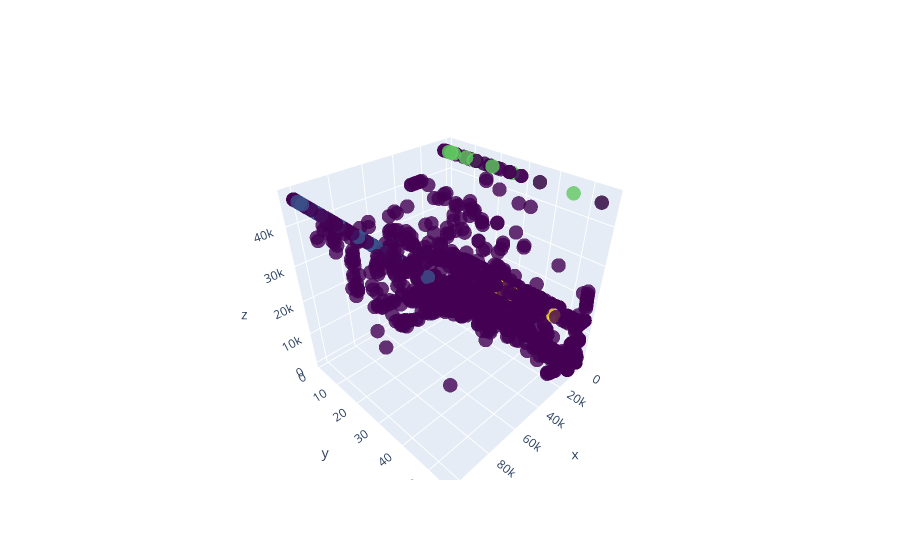

The notebook cell saved with this chart:
### Code cell
fig = go.Figure(data=go.Scatter3d(
    x=df_normalized.iloc[:, 0],
    y=df_normalized.iloc[:, 1],
    z=df_normalized.iloc[:, 2],
    mode='markers',
    marker=dict(
        size=5,
        color=labels_dbscan,  # set color to the DBSCAN labels
        colorscale='Viridis',
        opacity=0.8
    )
))

fig.show()

### Figure 1 — Plotly figure (JSON) as saved in the notebook; plotly's stock layout.template omitted (floating-point values rounded to 4 significant figures; data arrays with more than 128 entries replaced by an {"elided": "..."} marker saying what was removed)
{"data": [{"marker": {"color": {"elided": "2704 int values"}, "colorscale": [[0, "#440154"], [0.1111, "#482878"], [0.2222, "#3e4989"], [0.3333, "#31688e"], [0.4444, "#26828e"], [0.5556, "#1f9e89"], [0.6667, "#35b779"], [0.7778, "#6ece58"], [0.8889, "#b5de2b"], [1, "#fde725"]], "opacity": 0.8, "size": 5}, "mode": "markers", "type": "scatter3d", "x": {"elided": "2704 float values"}, "y": {"elided": "2704 float values"}, "z": {"elided": "2704 float values"}}], "layout": {}}
